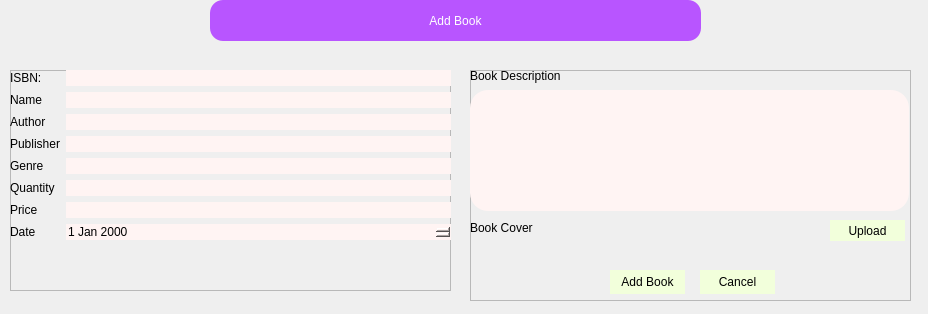
<?xml version="1.0" encoding="UTF-8"?>
<ui version="4.0">
 <class>AddBook</class>
 <widget class="QDialog" name="AddBook">
  <property name="geometry">
   <rect>
    <x>0</x>
    <y>0</y>
    <width>928</width>
    <height>314</height>
   </rect>
  </property>
  <property name="windowTitle">
   <string>Add Book</string>
  </property>
  <widget class="QFrame" name="frame">
   <property name="geometry">
    <rect>
     <x>10</x>
     <y>70</y>
     <width>441</width>
     <height>221</height>
    </rect>
   </property>
   <property name="frameShape">
    <enum>QFrame::StyledPanel</enum>
   </property>
   <property name="frameShadow">
    <enum>QFrame::Raised</enum>
   </property>
   <widget class="QWidget" name="formLayoutWidget">
    <property name="geometry">
     <rect>
      <x>0</x>
      <y>0</y>
      <width>441</width>
      <height>221</height>
     </rect>
    </property>
    <layout class="QFormLayout" name="formLayout">
     <item row="0" column="0">
      <widget class="QLabel" name="ISBN">
       <property name="text">
        <string>ISBN: </string>
       </property>
      </widget>
     </item>
     <item row="0" column="1">
      <widget class="QLineEdit" name="txtBookISBN">
       <property name="styleSheet">
        <string notr="true">background-color: rgb(255, 244, 243);
border-radius:18%;</string>
       </property>
      </widget>
     </item>
     <item row="1" column="0">
      <widget class="QLabel" name="Name">
       <property name="text">
        <string>Name</string>
       </property>
      </widget>
     </item>
     <item row="1" column="1">
      <widget class="QLineEdit" name="txtBookName">
       <property name="styleSheet">
        <string notr="true">background-color: rgb(255, 244, 243);
border-radius:18%;</string>
       </property>
      </widget>
     </item>
     <item row="2" column="0">
      <widget class="QLabel" name="Author">
       <property name="text">
        <string>Author</string>
       </property>
      </widget>
     </item>
     <item row="2" column="1">
      <widget class="QLineEdit" name="txtBookAuthor">
       <property name="styleSheet">
        <string notr="true">background-color: rgb(255, 244, 243);
border-radius:18%;</string>
       </property>
      </widget>
     </item>
     <item row="3" column="0">
      <widget class="QLabel" name="Publisher">
       <property name="text">
        <string>Publisher</string>
       </property>
      </widget>
     </item>
     <item row="3" column="1">
      <widget class="QLineEdit" name="txtBookPublisher">
       <property name="styleSheet">
        <string notr="true">background-color: rgb(255, 244, 243);
border-radius:18%;</string>
       </property>
      </widget>
     </item>
     <item row="4" column="0">
      <widget class="QLabel" name="Genre">
       <property name="text">
        <string>Genre</string>
       </property>
      </widget>
     </item>
     <item row="4" column="1">
      <widget class="QLineEdit" name="txtGenre">
       <property name="styleSheet">
        <string notr="true">background-color: rgb(255, 244, 243);
border-radius:18%;</string>
       </property>
      </widget>
     </item>
     <item row="5" column="0">
      <widget class="QLabel" name="Quantity">
       <property name="text">
        <string>Quantity</string>
       </property>
      </widget>
     </item>
     <item row="5" column="1">
      <widget class="QLineEdit" name="txtQuantity">
       <property name="styleSheet">
        <string notr="true">background-color: rgb(255, 244, 243);
border-radius:18%;</string>
       </property>
      </widget>
     </item>
     <item row="6" column="0">
      <widget class="QLabel" name="Price">
       <property name="text">
        <string>Price</string>
       </property>
      </widget>
     </item>
     <item row="6" column="1">
      <widget class="QLineEdit" name="txtPrice">
       <property name="styleSheet">
        <string notr="true">background-color: rgb(255, 244, 243);
border-radius:18%;</string>
       </property>
      </widget>
     </item>
     <item row="7" column="0">
      <widget class="QLabel" name="Date">
       <property name="text">
        <string>Date</string>
       </property>
      </widget>
     </item>
     <item row="7" column="1">
      <widget class="QDateEdit" name="dateEdit">
       <property name="styleSheet">
        <string notr="true">background-color: rgb(255, 244, 243);
border-radius:18%;</string>
       </property>
      </widget>
     </item>
    </layout>
   </widget>
  </widget>
  <widget class="QFrame" name="frame_2">
   <property name="geometry">
    <rect>
     <x>470</x>
     <y>70</y>
     <width>441</width>
     <height>231</height>
    </rect>
   </property>
   <property name="styleSheet">
    <string notr="true">QPushButton{
background-color: rgb(242, 255, 219);

font: 350 9pt &quot;Segoe UI Variable Text Semiligh&quot;;

border-radius:20%;
border:2px;
font: 12pt &quot;Segoe UI&quot;;
}
QPushButton:hover{
        background-color: rgb(255, 231, 212)
}
</string>
   </property>
   <property name="frameShape">
    <enum>QFrame::StyledPanel</enum>
   </property>
   <property name="frameShadow">
    <enum>QFrame::Raised</enum>
   </property>
   <widget class="QLabel" name="BookCover">
    <property name="geometry">
     <rect>
      <x>0</x>
      <y>150</y>
      <width>439</width>
      <height>16</height>
     </rect>
    </property>
    <property name="text">
     <string>Book Cover</string>
    </property>
   </widget>
   <widget class="QTextEdit" name="txtDescription">
    <property name="geometry">
     <rect>
      <x>0</x>
      <y>20</y>
      <width>439</width>
      <height>121</height>
     </rect>
    </property>
    <property name="styleSheet">
     <string notr="true">background-color: rgb(255, 244, 243);
border-radius:18%;</string>
    </property>
   </widget>
   <widget class="QLabel" name="BookDescription">
    <property name="geometry">
     <rect>
      <x>0</x>
      <y>-2</y>
      <width>439</width>
      <height>16</height>
     </rect>
    </property>
    <property name="text">
     <string>Book Description</string>
    </property>
   </widget>
   <widget class="QPushButton" name="UploadButoon">
    <property name="geometry">
     <rect>
      <x>360</x>
      <y>150</y>
      <width>75</width>
      <height>21</height>
     </rect>
    </property>
    <property name="text">
     <string>Upload</string>
    </property>
   </widget>
   <widget class="QPushButton" name="btnCancel">
    <property name="geometry">
     <rect>
      <x>230</x>
      <y>200</y>
      <width>75</width>
      <height>24</height>
     </rect>
    </property>
    <property name="text">
     <string>Cancel</string>
    </property>
   </widget>
   <widget class="QPushButton" name="btnAddBook">
    <property name="geometry">
     <rect>
      <x>140</x>
      <y>200</y>
      <width>75</width>
      <height>24</height>
     </rect>
    </property>
    <property name="text">
     <string>Add Book</string>
    </property>
   </widget>
  </widget>
  <widget class="QLabel" name="label_6">
   <property name="geometry">
    <rect>
     <x>210</x>
     <y>0</y>
     <width>491</width>
     <height>41</height>
    </rect>
   </property>
   <property name="styleSheet">
    <string notr="true">font: 20pt &quot;Arial&quot;;
color:white;
background-color:rgb(184, 85, 255);
border-radius:13%;</string>
   </property>
   <property name="text">
    <string>Add Book</string>
   </property>
   <property name="alignment">
    <set>Qt::AlignCenter</set>
   </property>
  </widget>
 </widget>
 <resources/>
 <connections/>
</ui>
